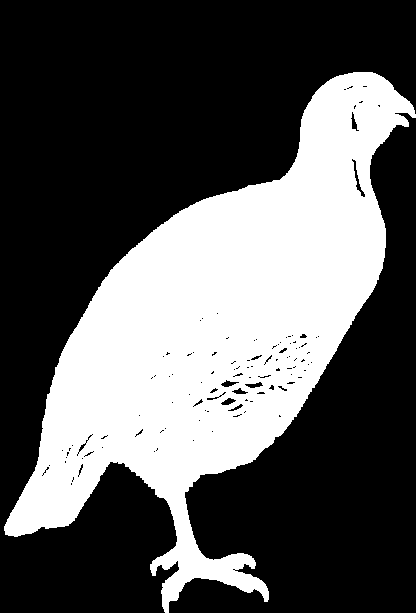
%> input picture datasetDV/034.jpg, 416 x 613 px
$ octave --eval "result = getFourier('datasetDV/034.jpg');"   (GNU Octave 9; MATLAB toolbox functions it lacks are replaced by stand-ins)
%> lines starting %> are read from the running program, lines starting %| are printed output that depends on the picture; in (x1, y1, x2, y2) boxes, pixels count from 0 and x2, y2 are one past the last pixel; in counts of white or black regions, pixels touching at a corner belong together; the program's own positions count from 1
function [FV,BW,complex_contour]=getFourier(filename)
%> called with filename = 'datasetDV/034.jpg'


fmax= 100;
% Read the image and its metadata, and define the resample points, umax
d=imfinfo(filename);
[I,map] = imread(filename);
%> I is the input picture: size 613x416 uint8; 34.8% white; 1 white region, box (x1, y1, x2, y2) and area: (4, 72, 416, 613) 88652
%> map = 256 rows, first 12: [0 0 0; 0.00392 0.00392 0.00392; 0.00784 0.00784 0.00784; 0.0118 0.0118 0.0118; 0.0157 0.0157 0.0157; 0.0196 0.0196 0.0196; 0.0235 0.0235 0.0235; 0.0275 0.0275 0.0275; 0.0314 0.0314 0.0314; 0.0353 0.0353 0.0353; 0.0392 0.0392 0.0392; 0.0431 0.0431 0.0431]
umax=512;


% Find the object boundaries in the image
if d.ColorType(1)=='i'
    I=double(I);
    map1=map(:,1);
%> map1 = 256 values from 0 to 1
    map2=map(:,2);
%> map2 = 256 values from 0 to 1
    map3=map(:,3);
%> map3 = 256 values from 0 to 1
    I2(:,:,1)=map1(I+1);
    I2(:,:,2)=map2(I+1);
    I2(:,:,3)=map3(I+1);
    I=uint8(round(I2*255));
end

[r,c,h]=size(I);
%> r = 613; c = 416; h = 3

switch h
    case {1}
        BW = im2bw(I, graythresh(I));
    case {3}
        for i=1:3
            BW(:,:,i) = im2bw(I(:,:,i), graythresh(I(:,:,i)));
        end
        BW=BW(:,:,1)&BW(:,:,2)&BW(:,:,3);
end

[B,L,N] = bwboundaries(BW);
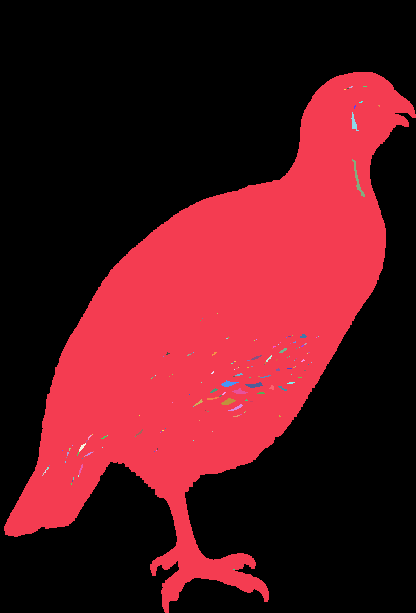
%> L: size 613x416 double; 156 distinct labels, from 0 to 155; one colour per label, 0 black
%> B = 155 boundaries; largest, box (x1, y1, x2, y2) and points: (4, 72, 416, 613) 1862, (352, 159, 365, 197) 79, (351, 112, 359, 131) 43, (221, 380, 239, 387) 36, (245, 382, 263, 388) 36; N = 1


% Find the longest contour and obtain the centroid and perimeter of the
% shape
len=0;
for i=1:N
    boundary = B{i};
    if length(boundary)>len
        len=length(boundary);
        contour=boundary;
        idx=i;
    end
end
%> this loop made 1 pass
%> (len, idx) on pass 1: (1862, 1)
%> after the loop, contour = 1862 rows, first 12: [527 5; 526 6; 525 6; 524 7; 523 7; 522 8; 521 8; 520 8; 519 9; 518 10; 517 10; 516 11]

L2=zeros(size(L));
coords=find(L==idx);
%> coords = 88652 values from 2979 to 254513
L2(coords)=1;
L2=imfill(L2);
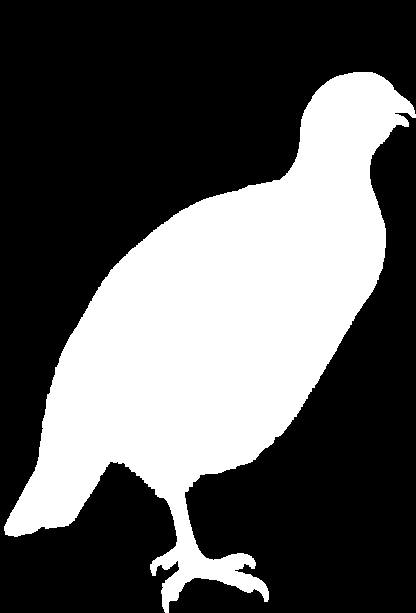
%> L2: size 613x416 double; values 0 (black) and 1 (white), 35.2% white; 1 white region, box (x1, y1, x2, y2) and area: (4, 72, 416, 613) 89657

s=regionprops(L2,'Centroid','Perimeter','Area');
%> s = 1 region; Area, Centroid and Perimeter: 89657 [219.9 330.7] 2027.5
centroid=s.Centroid;
%> centroid = [219.9 330.7]
perimeter=s.Perimeter;
%> perimeter = 2027.5
arcstep=perimeter/(umax-1);
%> arcstep = 3.97


% Fix the starting point of the contour to the point with the longest
% distance from the centroid
contour(:,3)=(contour(:,1)-centroid(2)).^2+(contour(:,2)-centroid(1)).^2;
[dummy,idc]=max(contour(:,3));
%> dummy = 90794.9; idc = 602
idc2=len-idc+1;
%> idc2 = 1261
ordered_contour=[contour(idc:len-1,:); contour(1:idc-1,:); contour(idc,:)];
%> ordered_contour = 1862 rows, first 12: [78 384 90794.9; 79 385 90619.8; 80 386 90448.7; 81 387 90281.6; 81 388 90616.9; 82 389 90455.9; 83 390 90298.8; 84 391 90145.7; 85 392 89996.7; 86 393 89851.6; 87 393 89363.2; 88 394 89224.1]


% Resample the boundary points to umax so that all boundaries have the same
% length prior to transformation
perims(1)=sqrt(sum((ordered_contour(1,1:2)-ordered_contour(2,1:2)).^2));
for i=2:len-1
    perims(i)=perims(i-1)+sqrt(sum((ordered_contour(i,1:2)-ordered_contour(i+1,1:2)).^2));
end
%> after the loop, perims = 1861 values from 1.41 to 2149.7
perims(len)=perims(len-1)+sqrt(sum((ordered_contour(len,1:2)-ordered_contour(1,1:2)).^2));
perima=arcstep*(1:umax-1)';
%> perima = 511 values from 3.97 to 2027.5

sampled_contour=zeros(umax,3);
for i=1:umax-1
    error=perims-perima(i);
    [dummy,idx(i)]=min(abs(error));
    sampled_contour(i,:)=ordered_contour(idx(i),:);
end
%> this loop made 511 passes
%> dummy on passes 1 to 3: 0.275, 0.136, 0.41
%> after the loop, idx = 511 values from 3 to 1755; sampled_contour = 512 rows, first 12: [80 386 90448.7; 82 389 90455.9; 85 392 89996.7; 88 394 89224.1; 91 395 88126.3; 93 398 88231.5; 96 401 87892.3; 98 404 88053.4; 100 407 88240.6; 103 410 87997.4; 106 413 87790.2; 109 414 86838.4]
sampled_contour(umax,:)=ordered_contour(idx(1),:);
complex_contour=sampled_contour(:,2)+j*sampled_contour(:,1);


% Represent the sampled boundary points in terms of distance from the centroid
cdistance=sqrt((sampled_contour(:,1)-centroid(2)).^2+(sampled_contour(:,2)-centroid(1)).^2)';
%> cdistance = 512 values, max 300.8 at index 2, min 109.6 at index 110, mean 198.4
cangle=atan2((sampled_contour(:,1)-centroid(2)),(sampled_contour(:,2)-centroid(1)))';
%> cangle = 512 values, max 3.14 at index 423, min -3.12 at index 424, mean 0.714


% Apply the Fourier Transform on the boundary points and obtain the feature vector
Cdistance=fft(cdistance);

FV=abs(Cdistance(2:fmax))/abs(Cdistance(1));
%> FV = 99 values, max 0.143 at index 3, min 0.000399 at index 73, mean 0.00666
%> `result = getFourier('datasetDV/034.jpg');`: result has the same summary as FV in getFourier

% [25 lines of commented-out code are left out]

$ run again, on datasetDV/041.jpg
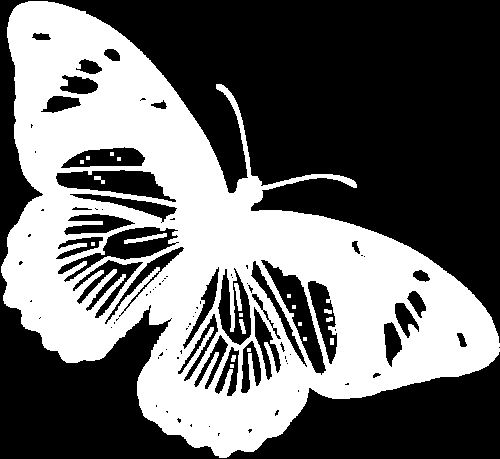
%> input picture datasetDV/041.jpg, 500 x 459 px
%> map = [0 0 0; 1 1 1]
%> map1 = [0; 1]
%> I2: size 459x500x3 double; values 0 (black) and 1 (white), 41.2% white; 21 white regions (12 under 20 px), largest, box (x1, y1, x2, y2) and area: (1, 1, 500, 458) 93795, (124, 233, 167, 244) 178, (234, 283, 242, 311) 118
%> in getFourier, `[B,L,N] = bwboundaries(BW);`:
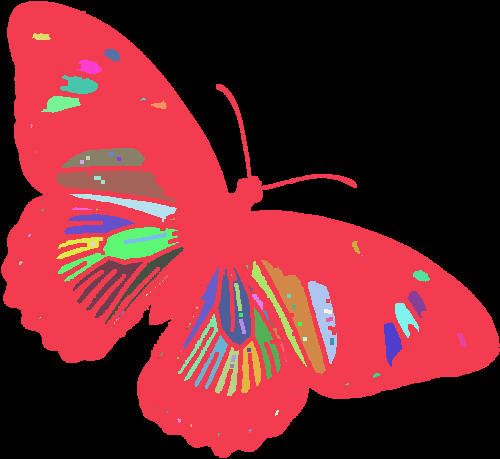
%> L: size 459x500 double; 125 distinct labels, from 0 to 124; one colour per label, 0 black
%> B = 124 boundaries; largest, box (x1, y1, x2, y2) and points: (1, 1, 500, 458) 2064, (73, 260, 143, 318) 399, (58, 227, 178, 282) 347, (105, 247, 184, 324) 301, (218, 268, 251, 345) 294; N = 21
%> the loop in getFourier, `for i=1:N` made 21 passes
%> (len, idx) on pass 1: (2064, 1)
%> after the loop in getFourier, `for i=1:N`: contour = 2064 rows, first 12: [267 2; 266 3; 265 3; 264 4; 263 4; 262 5; 261 5; 260 5; 259 6; 258 7; 257 7; 256 8]
%> coords = 93795 values from 726 to 229393
%> in getFourier, `L2=imfill(L2);`:
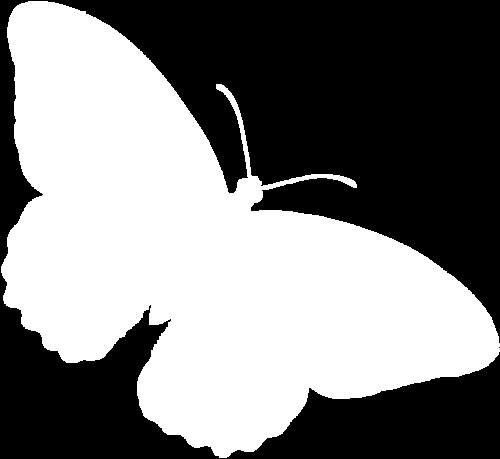
%> L2: size 459x500 double; values 0 (black) and 1 (white), 50.2% white; 2 black regions (1 under 20 px), largest, box (x1, y1, x2, y2) and area: (0, 0, 500, 459) 114184
%> s = 1 region; Area, Centroid and Perimeter: 115315 [203.8 255] 2230
%> centroid = [203.8 255]
%> perimeter = 2230
%> arcstep = 4.36
%> in getFourier, `[dummy,idc]=max(contour(:,3));`: dummy = 97156.4; idc = 1290
%> idc2 = 775
%> ordered_contour = 2064 rows, first 12: [352 500 97156.4; 353 499 96760.1; 354 499 96957.1; 355 499 97156.2; 356 498 96767.8; 357 497 96383.4; 358 496 96003; 359 495 95626.7; 360 495 95835.7; 361 494 95465.3; 362 493 95098.9; 362 492 94521.5]
%> after the loop in getFourier, `for i=2:len-1`: perims = 2063 values from 1.41 to 2360
%> perima = 511 values from 4.36 to 2230
%> the loop in getFourier, `for i=1:umax-1` made 511 passes
%> dummy on passes 1 to 3: 0.464, 0.343, 0.192
%> after the loop in getFourier, `for i=1:umax-1`: idx = 511 values from 4 to 1958; sampled_contour = 512 rows, first 12: [355 499 97156.2; 358 496 96003; 361 494 95465.3; 364 490 93804.8; 366 488 93104; 368 484 91294.4; 370 480 89524.8; 371 477 88107.6; 372 473 86170.9; 374 469 84505.3; 375 465 82638.6; 376 461 80806]
%> cdistance = 512 values, max 311.7 at index 1, min 65.34 at index 466, mean 173.2
%> cangle = 512 values, max 3.14 at index 206, min -3.12 at index 207, mean -0.155
%> FV = 99 values, max 0.185 at index 2, min 0.000231 at index 44, mean 0.00883
%> result has the same summary as FV in getFourier

$ run again, on datasetDV/063.jpg
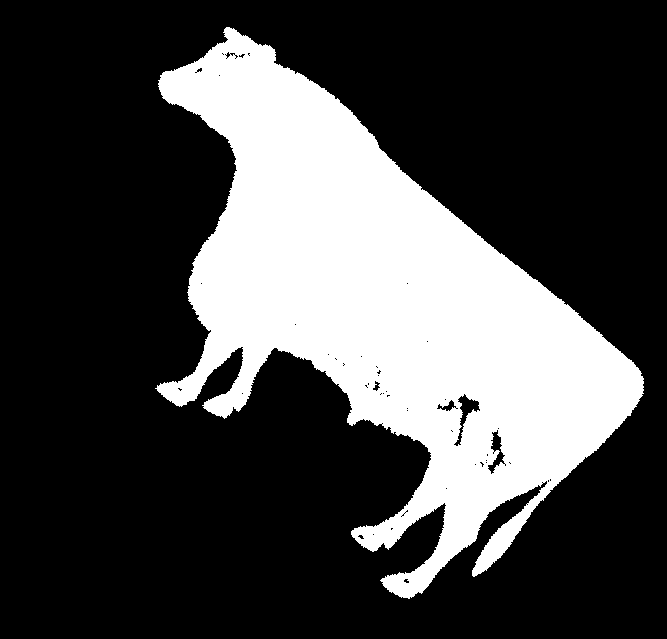
%> input picture datasetDV/063.jpg, 667 x 639 px
%> map = [0 0 0; 1 1 1]
%> map1 = [0; 1]
%> I2: size 639x667x3 double; values 0 (black) and 1 (white), 27.3% white; 1 white region, box (x1, y1, x2, y2) and area: (155, 27, 644, 599) 116316
%> in getFourier, `[B,L,N] = bwboundaries(BW);`:
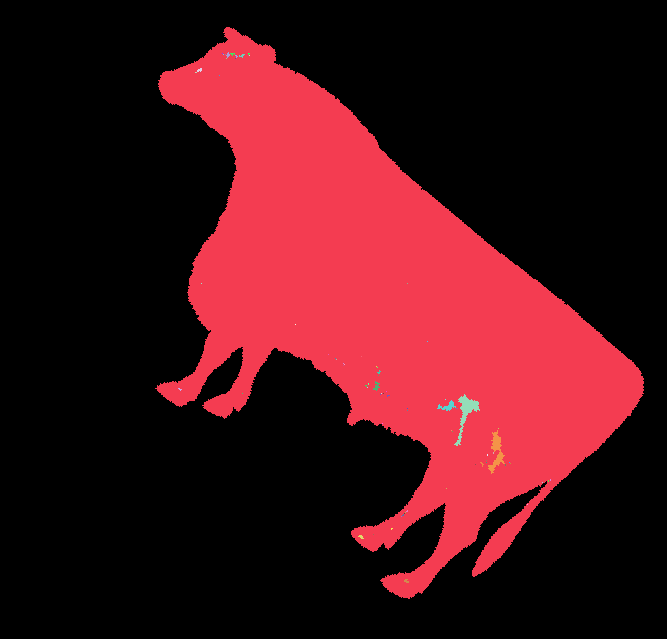
%> L: size 639x667 double; 76 distinct labels, from 0 to 75; one colour per label, 0 black
%> B = 75 boundaries; largest, box (x1, y1, x2, y2) and points: (155, 27, 644, 599) 2494, (454, 394, 480, 446) 133, (488, 430, 505, 474) 118, (437, 400, 456, 411) 49, (373, 381, 380, 391) 27; N = 1
%> the loop in getFourier, `for i=1:N` made 1 pass
%> (len, idx) on pass 1: (2494, 1)
%> after the loop in getFourier, `for i=1:N`: contour = 2494 rows, first 12: [389 156; 389 157; 388 158; 387 158; 386 158; 387 159; 386 160; 385 161; 384 161; 385 162; 385 163; 384 164]
%> coords = 116316 values from 99434 to 411271
%> in getFourier, `L2=imfill(L2);`:
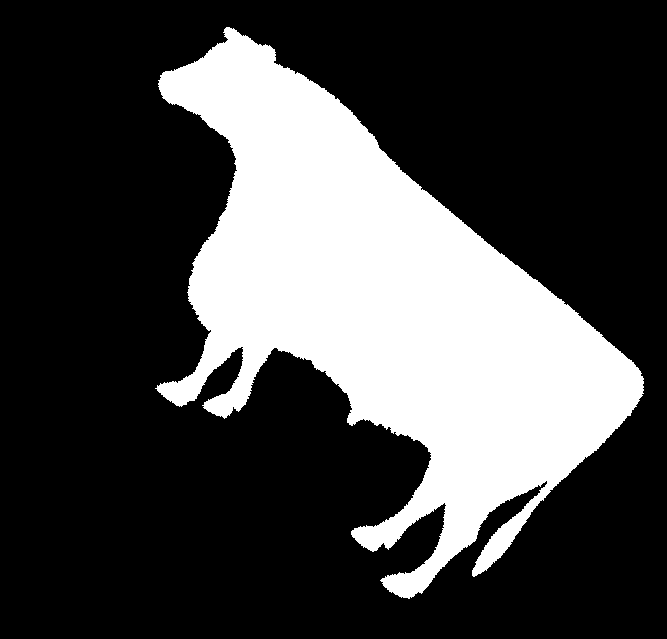
%> L2: size 639x667 double; values 0 (black) and 1 (white), 27.5% white; 1 white region, box (x1, y1, x2, y2) and area: (155, 27, 644, 599) 117265
%> s = 1 region; Area, Centroid and Perimeter: 117265 [388.7 308.2] 2889.9
%> centroid = [388.7 308.2]
%> perimeter = 2889.9
%> arcstep = 5.66
%> in getFourier, `[dummy,idc]=max(contour(:,3));`: dummy = 105812.2; idc = 407
%> idc2 = 2088
%> ordered_contour = 2494 rows, first 12: [73 164 105812.2; 73 165 105363.9; 72 166 105388.9; 72 167 104944.6; 72 168 104502.2; 72 169 104061.8; 72 170 103623.5; 72 171 103187.1; 71 172 103226.2; 72 173 102320.4; 72 174 101890; 71 175 101935.1]
%> after the loop in getFourier, `for i=2:len-1`: perims = 2493 values from 1 to 3065.9
%> perima = 511 values from 5.66 to 2889.9
%> the loop in getFourier, `for i=1:umax-1` made 511 passes
%> dummy on passes 1 to 3: 0.241, 0.0681, 0.481
%> after the loop in getFourier, `for i=1:umax-1`: idx = 511 values from 5 to 2351; sampled_contour = 512 rows, first 12: [72 168 104502.2; 72 173 102320.4; 71 176 101508.7; 68 181 100839.2; 67 186 99268.8; 65 191 98235.9; 62 195 98138.7; 61 199 97098.7; 58 203 97089.6; 55 207 97130.4; 51 210 98091.1; 49 213 98060.9]
%> cdistance = 512 values, max 323.3 at index 1, min 88.73 at index 373, mean 209.3
%> cangle = 512 values, max 3.14 at index 479, min -3.13 at index 480, mean 0.676
%> FV = 99 values, max 0.118 at index 2, min 0.000726 at index 98, mean 0.00758
%> result has the same summary as FV in getFourier
